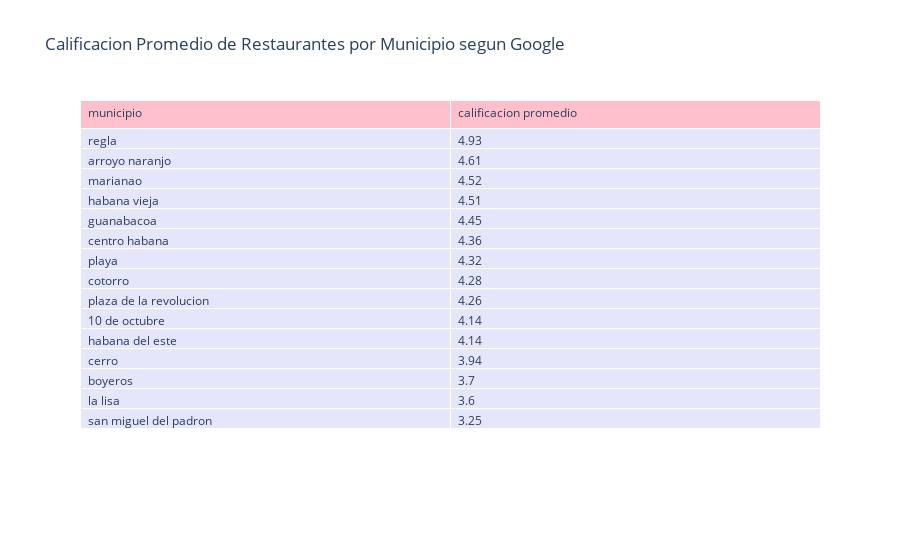

Notebook cell for this chart:
### Markdown cell above
Después de leer esas cifras Alejandro preocupado decidió investigar en que municipio de La Habana los restaurantes tenían peor reseña en Google para asi determinar donde le convendria rentar el local, pensando que montar su negocio en un lugar donde la calificacion de los restaurantes no fuera la mejor, tendría menos competencia y llamaría la atención de los pobladores.

### Code cell
#Tabla donde da la clasificacion promedio de los restaurantes por municipio :)
data2["location.municipe"] = data2["location.municipe"].str.strip().str.lower()

calificacion_promedio_por_municipio = data2.groupby("location.municipe")["qualification"].mean().round(2)
tabla_calificaciones = calificacion_promedio_por_municipio.reset_index()
tabla_calificaciones.columns = ["municipio", "calificacion promedio"]
tabla_calificaciones = tabla_calificaciones.sort_values(by="calificacion promedio", ascending=False)

fig = go.Figure(data=[go.Table(
    header=dict(values=list(tabla_calificaciones.columns),
                fill_color="pink",
                align="left"),
    cells=dict(values=[tabla_calificaciones.municipio, tabla_calificaciones["calificacion promedio"]],
               fill_color="lavender",
               align="left"))
])

fig.update_layout(title="Calificacion Promedio de Restaurantes por Municipio segun Google")
fig.show()

### Figure 1 — Plotly figure (JSON) as saved in the notebook; plotly's stock layout.template omitted (floating-point values rounded to 4 significant figures)
{"data": [{"cells": {"align": "left", "fill": {"color": "lavender"}, "values": [["regla", "arroyo naranjo", "marianao", "habana vieja", "guanabacoa", "centro habana", "playa", "cotorro", "plaza de la revolucion", "10 de octubre", "habana del este", "cerro", "boyeros", "la lisa", "san miguel del padron"], [4.93, 4.61, 4.52, 4.51, 4.45, 4.36, 4.32, 4.28, 4.26, 4.14, 4.14, 3.94, 3.7, 3.6, 3.25]]}, "header": {"align": "left", "fill": {"color": "pink"}, "values": ["municipio", "calificacion promedio"]}, "type": "table"}], "layout": {"title": {"text": "Calificacion Promedio de Restaurantes por Municipio segun Google"}}}
